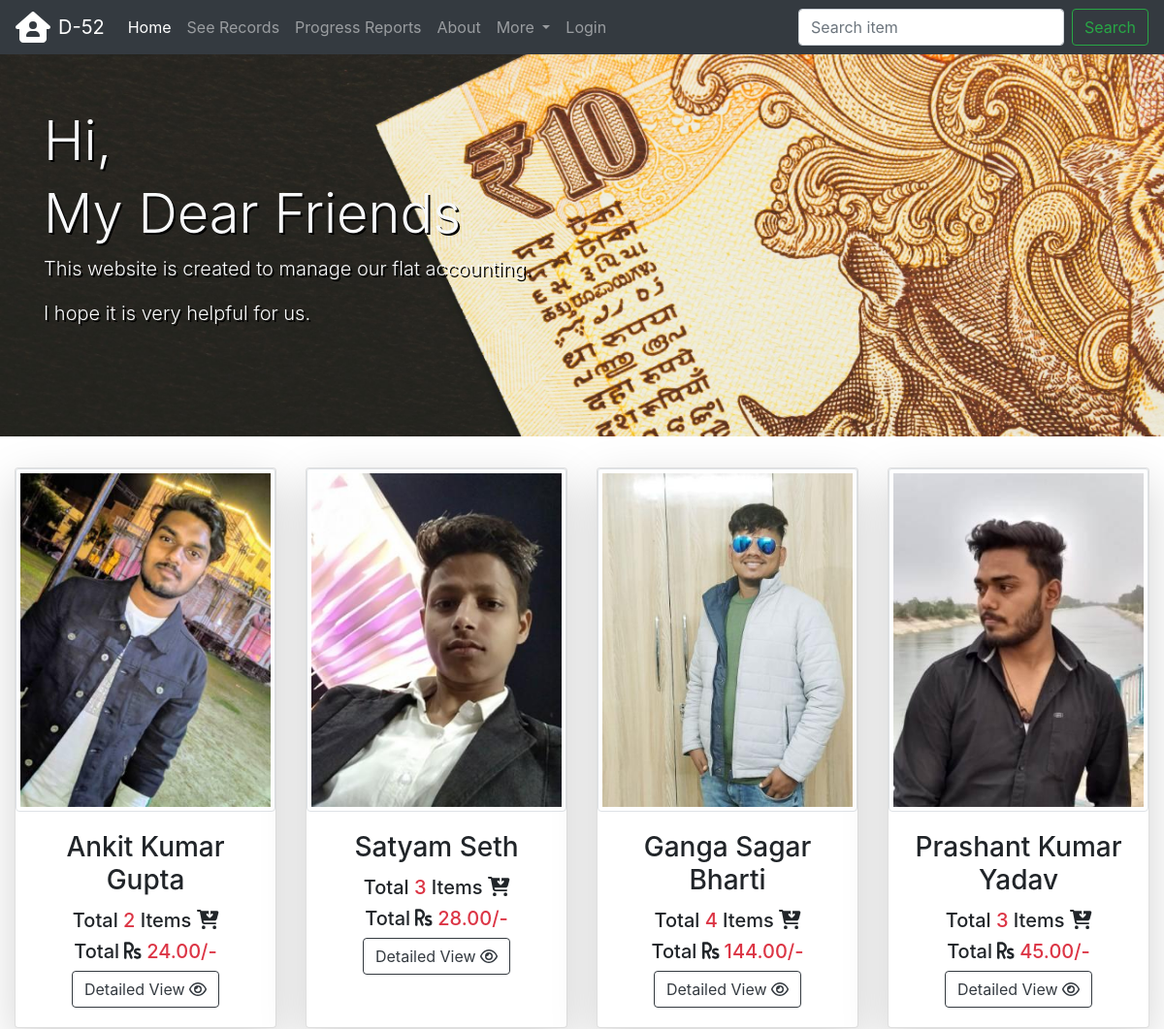
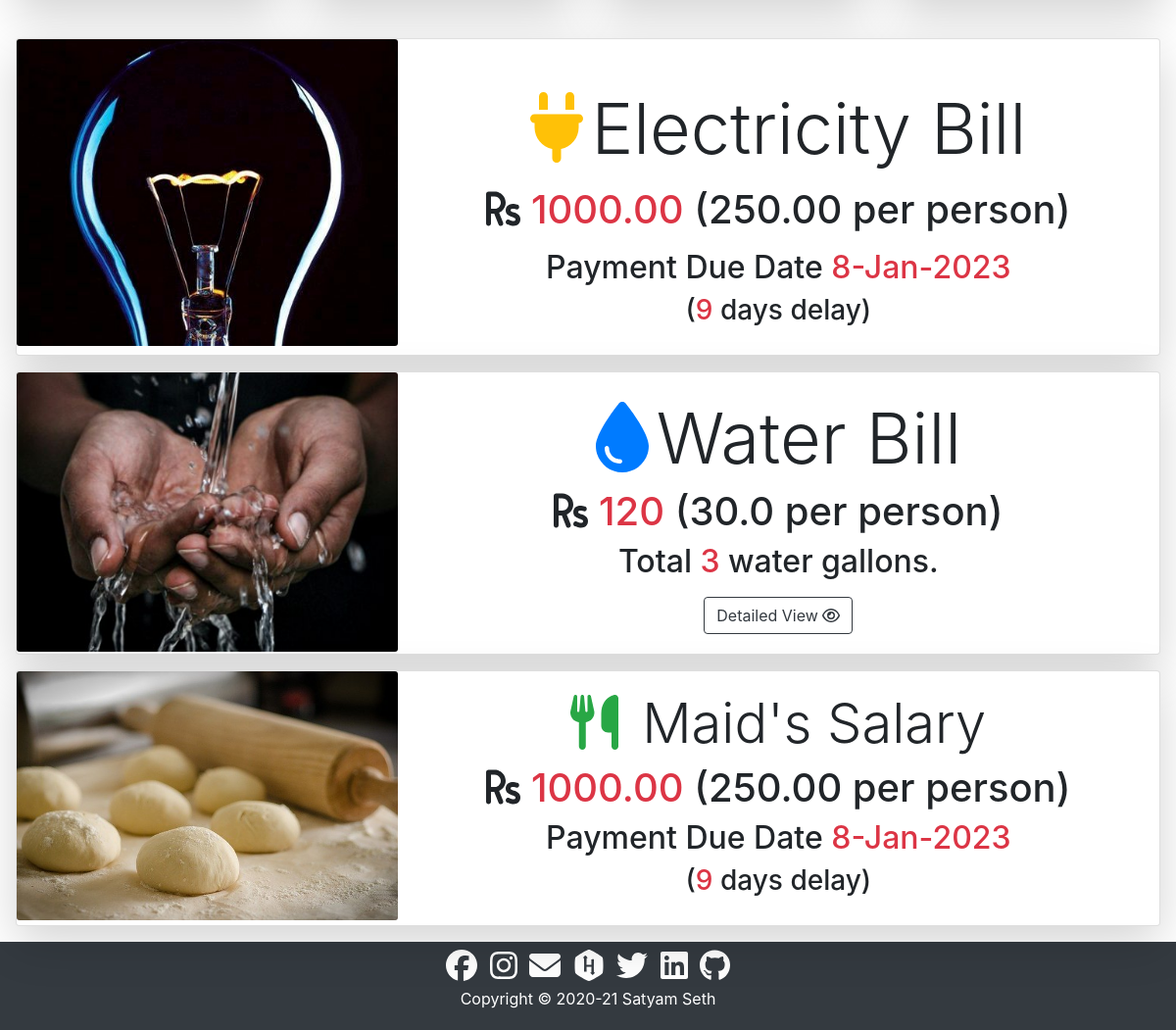
The page / on the database its author committed (2 pictures, top to bottom).
### core/models.py (models this page shows, shortened)
class Profile(models.Model):
    user = models.OneToOneField(
        to=settings.AUTH_USER_MODEL, related_name="profile", on_delete=models.CASCADE
    )
    avatar = models.ImageField(
        default="profile_images/default.jpg", upload_to="profile_images"
    )
    cover_photo = models.ImageField(
        default="profile_cover_photos/default.jpg", upload_to="profile_cover_photo"
    )

class Electricity(models.Model):
    due_date = models.DateField()
    price = models.DecimalField(decimal_places=2, max_digits=7)
    datetime = models.DateTimeField()

class Maid(models.Model):
    due_date = models.DateField()
    price = models.DecimalField(decimal_places=2, max_digits=7)
    datetime = models.DateTimeField()

### core/views.py (the view)
# urls.py: 2. Add a URL to urlpatterns:  path('', views.home, name='home')
def home(request):
    w_sum = Water.objects.aggregate(Sum("quantity"))["quantity__sum"]
    w_price = 40 * w_sum
    w_pp = w_price / 4
    electricity = Electricity.objects.latest("due_date")
    e_pp = electricity.price / 4
    e_days_left = (electricity.due_date - timezone.now().date()).days
    maid = Maid.objects.latest("due_date")
    m_pp = maid.price / 4
    m_days_left = (maid.due_date - timezone.now().date()).days
    users = User.objects.filter(groups__name="d52")
    records = []
    for user in users:
        total_spent = Record.objects.filter(purchaser=user).aggregate(Sum("price"))[
            "price__sum"
        ]
        records.append({"user": user, "total_spent": total_spent})
    context = {
        "home_active": "active",
        "home_disabled": "disabled",
        "records": records,
        "w_sum": w_sum,
        "w_price": w_price,
        "w_pp": w_pp,
        "electricity": electricity,
        "e_pp": e_pp,
        "e_days_left": e_days_left,
        "maid": maid,
        "m_pp": m_pp,
        "m_days_left": m_days_left,
    }
    return render(request, "core/index.html", context)

### core/templates/core/index.html (shortened to what this page needs)
{% extends 'core/base.html' %}
{% load static %}
{% block content %}
<div class="jumbotron jumbotron-fluid home">
    <div class="container text-light my-5">
        <div>
            <h1 class="display-4">Hi,</h1>
            <h1 class="display-4">My Dear Friends</h1>
        </div>
        <div class="lead">
            <p>This website is created to manage our flat accounting.</p>
            <p>I hope it is very helpful for us.</p>
        </div>
    </div>
</div>
<div class="container-fluid">
    <div class="row card-deck justify-content-center">
        {% for record in records %}
        <div class="card shadow-lg mb-4" style="width: 18rem;">
            <img src="{{ record.user.profile.avatar.url }}" class="card-img-top img-thumbnail"
                alt="{{record.user.full_name}}">
            <div class="card-body text-center">
                <h3 class="card-title">{{record.user.get_full_name}}</h3>
                <h5 class="card-text">Total <span class="text-danger">{{record.user.purchaser.count}}</span> Items <i
                        class="fas fa-cart-arrow-down"></i></h5>
                <h5 class="card-text">Total <i class="fas fa-rupee-sign"></i><span class="text-danger">
                        {{record.total_spent|default_if_none:0|stringformat:".2f"}}/-</span>
                </h5>
                <a class="btn btn-outline-dark" href="{% url 'detailed' record.user.id %}" role="button">Detailed View
                    <i class="far fa-eye"></i></a>
            </div>
        </div>
        {% endfor %}
    </div>
</div>
{% if electricity.price %}
<div class="card shadow-lg m-3">
    <div class="row no-gutters">
        <div class="col-md-4">
            <img src="{% static '/core/images/electricity.jpg' %}" class="card-img" alt="electricity">
        </div>
        <div class="col-md-8">
            <div class="card-body text-center pt-5">
                <div class="display-3"><i class="fas fa-plug text-warning mr-2"></i>Electricity Bill</div>
                <h1 class="pt-3">
                    <i class="fas fa-rupee-sign"></i>
                    <span class="text-danger">{{electricity.price}}</span>
                    <span>({{e_pp}} per person)</span>
                </h1>
                <h2 class="pt-2">Payment Due Date <span class="text-danger">{{electricity.due_date|date:"j-M-Y"}}</span>
                </h2>
                {% if e_days_left > 0 %}
                <h3>(<span class="text-danger">{{e_days_left}}</span> days left to pay)</h3>
                {% elif e_days_left < 0 %} <h3>(<span class="text-danger">{{e_days_left|cut:"-" }}</span> days delay)
                    </h3>
                    {% else %}
                    <h3>(pay <span class="text-danger">today</span> immediately)</h3>
                    {% endif %}
            </div>
        </div>
    </div>
</div>
{% endif %}
<div class="card shadow-lg m-3">
    <div class="row no-gutters">
        <div class="col-md-4">
            <img src="{% static '/core/images/water.jpg' %}" class="card-img" alt="water">
        </div>
        <div class="col-md-8">
            <div class="card-body text-center pt-4">
                <h2 class="display-3"><i class="fas fa-tint text-primary mr-2"></i>Water Bill</h2>
                <h1>
                    <i class="fas fa-rupee-sign"></i>
                    <span class="text-danger">{{w_price}}</span>
                    <span>({{w_pp}} per person)</span>
                </h1>
                <h2>Total <span class="text-danger">{{w_sum}}</span> water gallons.</h2>
                <a class="mt-2 btn btn-outline-dark" href="{% url 'detailed_water' %}" role="button">Detailed View <i
                        class="far fa-eye"></i></a>
            </div>
        </div>
    </div>
</div>
<div class="card shadow-lg m-3">
    <div class="row no-gutters">
        <div class="col-md-4">
            <img src="{% static '/core/images/maid.jpg' %}" class="card-img" alt="maid">
        </div>
        <div class="col-md-8">
            <div class="card-body text-center">
                <h2 class="display-4"><i class="fas fa-utensils text-success mr-2"></i>
                    Maid's Salary</h2>
                <h1>
                    <i class="fas fa-rupee-sign"></i>
                    <span class="text-danger">{{maid.price}}</span>
                    <span>({{m_pp}} per person)</span>
                </h1>
                <h2>Payment Due Date <span class="text-danger">{{maid.due_date|date:"j-M-Y"}}</span></h2>
                {% if m_days_left > 0 %}
                <h3>(<span class="text-danger">{{m_days_left}}</span> days left to pay)</h3>
                {% elif m_days_left < 0 %} <h3>(<span class="text-danger">{{m_days_left|cut:"-" }}</span> days delay)
                    </h3>
                    {% else %}
                    <h3>(pay <span class="text-danger">today</span> immediately)</h3>
                    {% endif %}
            </div>
        </div>
    </div>
</div>
{% endblock content %}

### core/static/core/css/style.css (style rules this page uses)
.home { background-image: url("../images/home.jpg"); background-color: dimgrey; background-size: cover; height: 100%; text-shadow: 2px 2px black; }

### rows shown on the page
Electricity: price "1000.00", due_date "8-Jan-2023"
Maid: price "1000.00", due_date "8-Jan-2023"

### other values the page prints
{{ record.user.get_full_name }} "Ankit Kumar Gupta"
{{ record.user.purchaser.count }} "2"
{{ record.total_spent|default_if_none:0|stringformat:".2f" }} "24.00"
{{ record.user.get_full_name }} "Satyam Seth"
{{ record.user.purchaser.count }} "3"
{{ record.total_spent|default_if_none:0|stringformat:".2f" }} "28.00"
{{ record.user.get_full_name }} "Ganga Sagar Bharti"
{{ record.user.purchaser.count }} "4"
{{ record.total_spent|default_if_none:0|stringformat:".2f" }} "144.00"
{{ record.user.get_full_name }} "Prashant Kumar Yadav"
{{ record.total_spent|default_if_none:0|stringformat:".2f" }} "45.00"
{{ e_pp }} "250.00"
{{ w_price }} "120"
{{ w_pp }} "30.0"
{{ w_sum }} "3"
